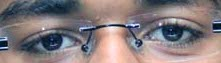
//> input picture eye_blink/pupilDetect/try1/passportpic.jpg, 221 x 63 px
$ ./pupilSingle2 passportpic.jpg 1   (built with g++ and OpenCV 4)
//> lines starting //> are read from the running program, lines starting //| are printed output that depends on the picture; after the words box and inside, x2 and y2 are one past the last pixel; in counts of white or black regions, pixels touching at a corner belong together
#include "opencv2/objdetect.hpp"
#include "opencv2/highgui.hpp"
#include "opencv2/imgproc.hpp"
#include "opencv2/core/utility.hpp"

#include "opencv2/highgui/highgui_c.h"

#include <cctype>
#include <iostream>
#include <iterator>
#include <stdio.h>

using namespace std;
using namespace cv;

int THRESHOLD1=20;
int THRESHOLD2=3*20;
float GRADTHRESHOLD=2000;
int PUPILDIST = 5;
int PUPILDISTFLAG =-1;
int erodeflag=0;
Mat src,srcInv,srcBlur,xDerivative,yDerivative;
vector<vector<Point> > contours;
vector<Vec4i> hierarchy;
void MyFilledCircle( Mat img, Point center )
{
 int thickness = -1;
 int lineType = 8;

 circle( img,
         center,
         3,
         Scalar( 255, 255, 255 ),
         thickness,
         lineType );
}

int checkPupil(int i,int j)
{
	int flag=0;
	if(srcInv.at<uchar>(i+PUPILDIST,j+PUPILDIST)==255)
		flag++;
	if(srcInv.at<uchar>(i-PUPILDIST,j+PUPILDIST)==255)
		flag++;
	if(srcInv.at<uchar>(i+PUPILDIST,j-PUPILDIST)==255)
		flag++;
	if(srcInv.at<uchar>(i-PUPILDIST,j-PUPILDIST)==255)
		flag++;
	if(flag>PUPILDISTFLAG)
		return 1;
	else
		return 0;

}
void findxDerivative(Mat img,Mat &out)
{
	Mat kernel=Mat::zeros(1,3,CV_32F);
	kernel.at<float>(0,0)=-1;
	kernel.at<float>(0,1)=0;
	kernel.at<float>(0,2)=1;
	filter2D(img,out,CV_32F,kernel,Point(1,0));
}
void findyDerivative(Mat img,Mat &out)
{
	Mat kernel=Mat::zeros(3,1,CV_32F);
	kernel.at<float>(0,0)=-1;
	kernel.at<float>(1,0)=0;
	kernel.at<float>(2,0)=1;
	filter2D(img,out,CV_32F,kernel,Point(0,1));
}


int main(int argc,char* argv[])
{
	Mat src1,xNorm,yNorm,canny_output,drawing,values,valuesNorm,h,s,v;
	vector<Mat> HSV;
	float vecx,vecy,gradx,grady,maxValue=0;
	Point maxPoint;

	cout<<"usage: imageLocation PUPILDISTFLAG ";

	src=imread(argv[1],0);
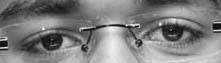
//> src: 63 rows x 221 cols, CV_8UC1; min 2, max 255, mean 126.5
	PUPILDISTFLAG = atoi(argv[2]);
//> PUPILDISTFLAG = 1
	//cvtColor(src1,src1,CV_BGR2YCrCb);
	//split(src1,HSV);
	//HSV[0].copyTo(src);
	values=Mat::zeros(src.rows,src.cols,CV_32FC1);
	equalizeHist(src,src);
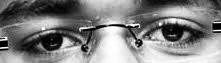
//> src: 63 rows x 221 cols, CV_8UC1; min 0, max 255, mean 128.2
	imwrite("lefte.jpg",src);

	drawing = Mat::zeros(src.size(), CV_8UC1);
	threshold(src,srcInv,50,255,THRESH_BINARY_INV);
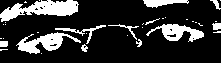
//> srcInv: 63 rows x 221 cols, CV_8UC1; 19.7% white; 35 white regions (23 under 20 px), largest, box (x1, y1, x2, y2) and area: (0, 0, 79, 22) 907, (16, 32, 81, 54) 607, (146, 24, 204, 42) 487

	// [9 lines of commented-out code are left out]
	imshow("Original Image",src);
	imshow("Inverted Original",srcInv);

	findxDerivative(src,xDerivative);
//> in findxDerivative, `filter2D(img,out,CV_32F,kernel,Point(1,0));`:
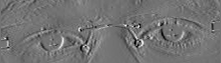
//> out: 63 rows x 221 cols, CV_32FC1; min -195, max 237, mean 0.3; drawn with min black and max white
	//Sobel(src,xDerivative,CV_32F,1,0,3);
	findyDerivative(src,yDerivative);
//> in findyDerivative, `filter2D(img,out,CV_32F,kernel,Point(0,1));`:
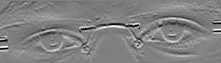
//> out: 63 rows x 221 cols, CV_32FC1; min -255, max 254, mean 3.7; drawn with min black and max white
	//Sobel(src,yDerivative,CV_32F,0,1,3);

	normalize(xDerivative,xNorm,0,1,NORM_MINMAX);
	normalize(yDerivative,yNorm,0,1,NORM_MINMAX);

	imshow("X derivative",xNorm);
	imshow("Y derivative",yNorm);


	// [11 lines of commented-out code are left out]
	float gradmax=0,gradval,dotp,dot;
	Mat grad;
	xDerivative.copyTo(grad);


	for(int j=0;j<src.rows;j++)
		for(int i=0;i<src.cols;i++)
		{
			if(srcInv.at<uchar>(j,i))
			{
				dot=0;
				for(int j2=0;j2<src.rows;j2++)
				{
					for(int i2=0;i2<src.cols;i2++)
					{
						//Point p= contours[j2][i2];
						vecx=i2-i;
						vecy=j2-j;
						vecx=(float)vecx/sqrt(vecx*vecx+vecy*vecy);
						vecy=(float)vecy/sqrt(vecx*vecx+vecy*vecy);
						gradx=xDerivative.at<float>(j2,i2);
						grady=yDerivative.at<float>(j2,i2);
						gradval=gradx*gradx+grady*grady;
						// [5 lines of commented-out code are left out]
						if(gradval>GRADTHRESHOLD)
						{
							dotp=gradx*vecx+grady*vecy;
							if(dotp>0)
								dot+=dotp*dotp;
						}
					}
				}

				if(dot>maxValue&&checkPupil(i,j))
				{
					maxValue=dot;
					maxPoint.x=i;
					maxPoint.y=j;
				}


				values.at<float>(j,i)=dot;

			}


		}
//> this loop made 63 passes
//> (dot, vecx, vecy) on passes 1 to 12: (15686155, 0, 1), (15655225, 0.0491, 1), (15761825, 0.0499, 1), (15884993, 0.0339, 1), (15929705, 0.0345, 1), (15930184, 0.0351, 1), (15937520, 0.0357, 1), (15959628, 0.0363, 1), (16040184, 0, 1), (16073148, 0.0189, 1), (14466512, 0.94, 1), (14524161, 0.942, 1)
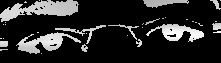
//> values: 63 rows x 221 cols, CV_32FC1; min 0, max 19303540, mean 3155209.8; drawn with min black and max white
//> after the loop, dot = 14883647; vecx = 0.999; vecy = 0.994; gradx = 0; grady = 0; gradval = 0; maxValue = 17926024; maxPoint = Point(54, 42)


	normalize(values,valuesNorm,0,1,NORM_MINMAX);
	imshow("values",valuesNorm);

	std::cout<<maxPoint;
//| [54, 42]
	MyFilledCircle(src,maxPoint);
//> in MyFilledCircle, `circle( img, center, 3, Scalar( 255, 255, 255 ), thickness, lineType );`:
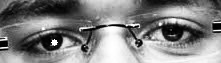
//> img: 63 rows x 221 cols, CV_8UC1; 0.21% of pixels changed, all inside (x1, y1, x2, y2) = (51, 39, 58, 46)
	imshow("src",src);


	waitKey(0);
}

$ run again, on eye_blink/pupilDetect/try1/c5.jpg
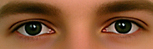
//> input picture eye_blink/pupilDetect/try1/c5.jpg, 153 x 49 px
//> PUPILDISTFLAG = 1
//> srcInv: 49 rows x 153 cols, CV_8UC1; 20.1% white; 5 white regions (1 under 20 px), largest, box (x1, y1, x2, y2) and area: (1, 4, 56, 17) 441, (8, 18, 57, 36) 409, (101, 16, 148, 34) 382, (102, 3, 146, 14) 270
//> the loop `for(int j=0;j<src.rows;j++)` made 49 passes
//> (dot, vecx, vecy) on passes 1 to 8: (0, 0, 0), (0, 0, 0), (0, 0, 0), (9478348, 0.439, 1), (10170254, 0.303, 1), (10442652, 0.31, 1), (10650460, 0.316, 1), (11036117, 0.237, 1)
//> after the loop `for(int j=0;j<src.rows;j++)`:
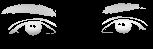
//> values: 49 rows x 153 cols, CV_32FC1; min 0, max 12829531, mean 2161779; drawn with min black and max white
//> after the loop `for(int j=0;j<src.rows;j++)`: dot = 7929955.5; vecx = 0.994; vecy = 0.997; gradx = 0; maxValue = 12175109; maxPoint = Point(30, 27)
//| [30, 27]
//> in MyFilledCircle, `circle( img, center, 3, Scalar( 255, 255, 255 ), thickness, lineType );`:
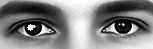
//> img: 49 rows x 153 cols, CV_8UC1; min 0, max 255, mean 128.6

$ run again, on eye_blink/pupilDetect/try1/c6.jpg
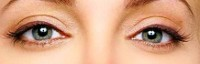
//> input picture eye_blink/pupilDetect/try1/c6.jpg, 200 x 64 px
//> PUPILDISTFLAG = 1
//> srcInv: 64 rows x 200 cols, CV_8UC1; 19.6% white; 27 white regions (20 under 20 px), largest, box (x1, y1, x2, y2) and area: (3, 16, 72, 48) 970, (127, 16, 191, 50) 905, (121, 0, 157, 21) 229
//> the loop `for(int j=0;j<src.rows;j++)` made 64 passes
//> (dot, vecx, vecy) on passes 1 to 8: (8168617.5, 0, 1), (8093555, 0, 1), (8067530, 0, 1), (8077834.5, 0, 1), (8099410.5, 0, 1), (8122121.5, 0, 1), (8149902.5, 0, 1), (8177945, 0, 1)
//> after the loop `for(int j=0;j<src.rows;j++)`:
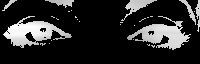
//> values: 64 rows x 200 cols, CV_32FC1; min 0, max 9795212, mean 1627401.8; drawn with min black and max white
//> after the loop `for(int j=0;j<src.rows;j++)`: dot = 8089369; vecx = 0.88; vecy = 0.998; gradx = 0; maxValue = 9795212; maxPoint = Point(31, 27)
//| [31, 27]
//> in MyFilledCircle, `circle( img, center, 3, Scalar( 255, 255, 255 ), thickness, lineType );`:
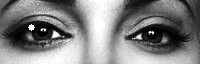
//> img: 64 rows x 200 cols, CV_8UC1; min 0, max 255, mean 128.9

$ run again, on eye_blink/pupilDetect/try1/c7.jpg
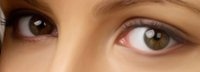
//> input picture eye_blink/pupilDetect/try1/c7.jpg, 200 x 72 px
//> PUPILDISTFLAG = 1
//> srcInv: 72 rows x 200 cols, CV_8UC1; 19.7% white; 7 white regions (3 under 20 px), largest, box (x1, y1, x2, y2) and area: (0, 0, 57, 62) 1828, (118, 19, 197, 50) 851, (119, 16, 153, 27) 94, (111, 1, 135, 9) 66
//> the loop `for(int j=0;j<src.rows;j++)` made 72 passes
//> (dot, vecx, vecy) on passes 1 to 8: (3036029.8, 0.697, 1), (3065042.5, 0.717, 1), (2991791.8, 0.686, 1), (2986863.5, 0.691, 1), (3026529.8, 0.717, 1), (3054774, 0.732, 1), (3193748, 0.768, 1), (3329677.2, 0.795, 1)
//> after the loop `for(int j=0;j<src.rows;j++)`: dot = 1955304.5; vecx = 0.999; vecy = 0.995; gradx = 0; maxValue = 4161063.5; maxPoint = Point(18, 11)
//| [18, 11]
//> in MyFilledCircle, `circle( img, center, 3, Scalar( 255, 255, 255 ), thickness, lineType );`:
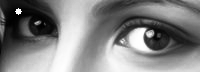
//> img: 72 rows x 200 cols, CV_8UC1; min 0, max 255, mean 128.7
